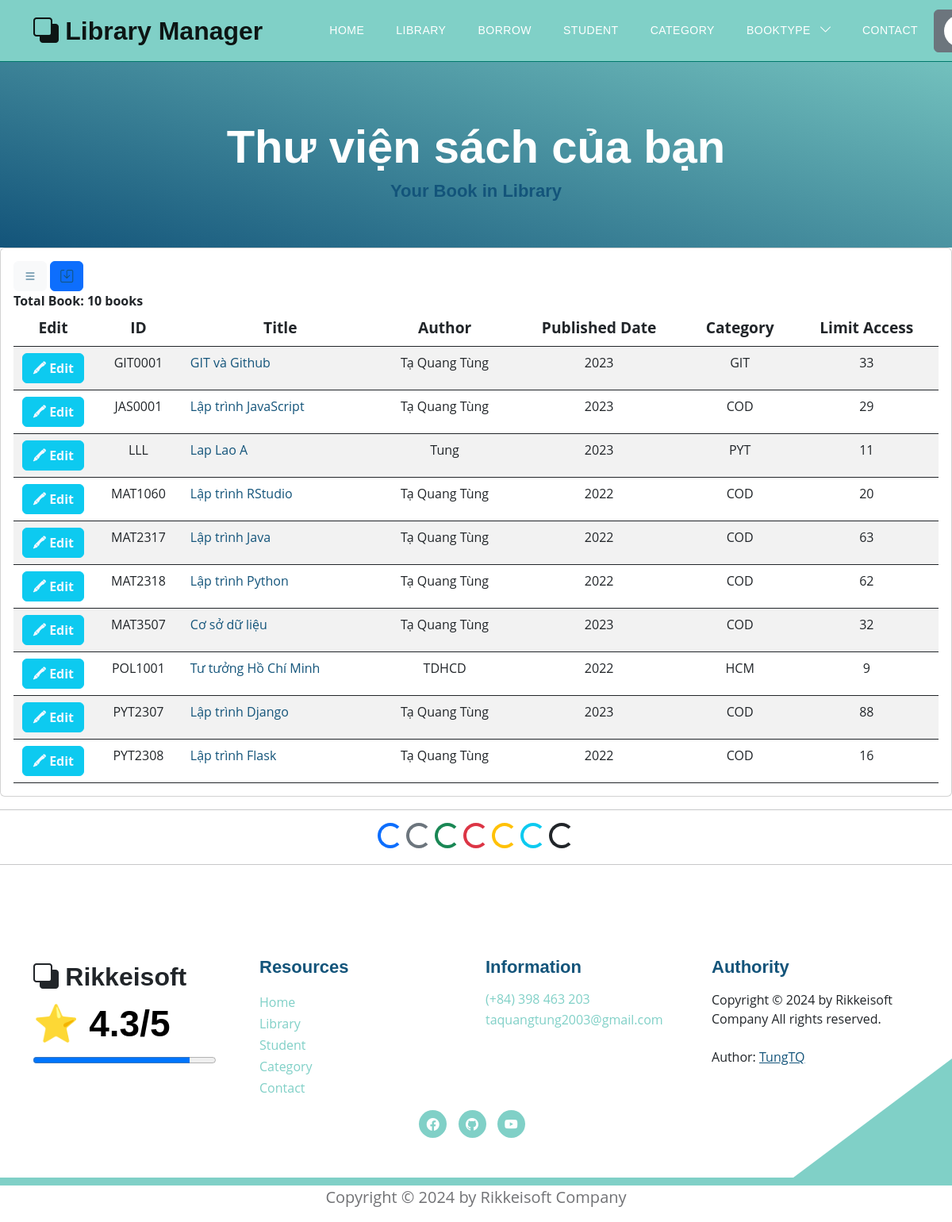
Page /books/all_my_books (signed in) on the committed database.
### models.py (models this page shows, shortened)
class Book(Base):
    __tablename__ = 'books'
    username_id = Column(String(30), ForeignKey('users.username'), nullable=False)
    id_book = Column(String(30), primary_key=True, unique=True, index=True)         # Số thứ tự sách
    title = Column(String(100), index=True)      # Tiêu đề sách
    author = Column(String(100), index=True)     # Tác giả
    year = Column(Integer)                  # Năm xuất bản
    quantity_amount = Column(Integer, index=True, default=0)
    category_id = Column(String(10), ForeignKey('category.category_id'), nullable=False)
    insert_at = Column(DateTime, index=True)
    insert_id = Column(String(30), index=True)
    update_at = Column(DateTime,index=True)
    update_id = Column(String(30), index=True)
    delete_at = Column(DateTime,index=True)
    delete_id = Column(String(30), index=True)
    delete_flag = Column(Integer, index=True)
    image_book = Column(String(100), index=True, nullable=True)         # Đường dẫn tới ảnh của sách
    pdf_book = Column(String(100), index=True, nullable=True)           # Đường dẫn tới file PDF của sách
    user = relationship("User", back_populates="books")
    category = relationship("Category", back_populates="category_books")
    borrows = relationship("BorrowBook", back_populates="book_borrow")
    borrowfinal = relationship("BorrowBookFinal", back_populates="book_borrow_final")
    comments = relationship("CommentBook", back_populates="book")

class Category(Base):
    __tablename__ = 'category'
    category_id = Column(String(10), primary_key=True, index=True)
    category_name = Column(String(50), index=True)
    insert_at = Column(DateTime, index=True)
    insert_id = Column(String(30), index=True)
    update_at = Column(DateTime,index=True)
    update_id = Column(String(30), index=True)
    delete_at = Column(DateTime,index=True)
    delete_id = Column(String(30), index=True)
    delete_flag = Column(Integer, index=True)
    category_books = relationship("Book", back_populates="category")

### routers/borrow.py (the view)
@router.get('/books/all_my_books', response_class=HTMLResponse)
async def show_all_my_book(request: Request, token: str = Cookie(None), db: Session = Depends(models.get_db)):
    mean_star = function.get_mean_star(db)
    all_category2 = db.query(models.Category).filter(models.Category.delete_flag != 1).all()
    if token:
        decodeJSON = jwt.decode(token, "secret", algorithms=["HS256"])
        username = decodeJSON["username"]
        user = function.get_user(db, username)
        my_book = db.query(models.Book).filter(models.Book.insert_id == username,
                                               models.Book.delete_flag == 0).order_by(models.Book.id_book).all()
        total_my_book = len(my_book)
        return templates.TemplateResponse("books/bookme.html", {"request": request,
                                                                 "user": user,
                                                                 "my_book": my_book,
                                                                 "total_my_book": total_my_book,
                                                                 "mean_star": mean_star,
                                                                 "all_category2": all_category2})
    else:
        return templates.TemplateResponse("errors/error_template.html", {"request": request,
                                                                  "mean_star": mean_star,
                                                                  "error": "Page Not Found"})

### templates/books/bookme.html (shortened to what this page needs)
{% extends "base.html" %}
{% block content %}
<section class="hero-section d-flex justify-content-center align-items-center" id="section_1"
    style="padding-bottom: 50px;">
    <div class="container">
        <div class="row">
            <div class="col-lg-8 col-12 mx-auto">
                <h1 class="text-white text-center"> Thư viện sách của bạn </h1>
                <h6 class="text-center"> Your Book in Library </h6>
            </div>
        </div>
    </div>
</section>
<div class="card card-table comman-shadow">
    <div class="card-body">
        <div class="table-responsive">
            <div id="DataTables_Table_0_wrapper" class="dataTables_wrapper no-footer">
                <div class="row">
                    <div class="container">
                        <div class="button-container">
                            <button class="btn btn-light button">
                                <a href="/books/all_borrowed_book">
                                    <i class="bi bi-list"></i>
                                </a>
                            </button>
                            <button class="btn btn-primary button">
                                <a href="/books/all_my_books">
                                    <i class="bi bi-save"></i>
                                </a>
                            </button>
                        </div>
                    </div>
                    <div class="col-md-6">
                        <div class="dataTables_length" id="DataTables_Table_0_length">
                            <label> <b> Total Book: {{total_my_book}} books </b>
                            </label>
                        </div>
                    </div>
                </div>
                <table
                    class="table border-0 star-student table-hover table-center mb-0 datatable table-striped dataTable no-footer"
                    id="DataTables_Table_0" aria-describedby="DataTables_Table_0_info">
                    <thead class="student-thread">
                        <tr style="text-align: center; font-size:larger;">
                            <th style="width: 100px;">Edit</th>
                            <th rowspan="1" colspan="1"
                                aria-label="ID: activate to sort column ascending">ID</th>
                            <th rowspan="1" colspan="1"
                                aria-label="Title: activate to sort column ascending">Title</th>
                            <th rowspan="1" colspan="1"
                                aria-label="Author: activate to sort column ascending">Author</th>
                            <th rowspan="1" colspan="1"
                                aria-label="Published Date: activate to sort column ascending">Published Date</th>
                            <th rowspan="1" colspan="1"
                                aria-label="Category: activate to sort column ascending">Category</th>
                            <th rowspan="1" colspan="1"
                                aria-label="Action: activate to sort column ascending">Limit Access</th>
                        </tr>
                    </thead>
                    <tbody>
                        <form action="">
                            {% for book in my_book %}
                                <tr class="{% if loop.index is even %} even {% else %}odd{% endif %}">
                                    {% if request.cookies.get('token') %}
                                    <td style="text-align: center;">
                                        <button type="button" class="btn btn-info">
                                            <a href="/books/edit_book?id={{ book.id_book }}" style="color: aliceblue;"> <b>🖍 Edit</b> </a>
                                        </button>
                                    </td>
                                    {% endif %}
                                    <td style="text-align: center;">{{ book.id_book }}</td>
                                    <td> <a href="/books/detail_book?choice_book={{book.id_book}}">{{ book.title }}</a></td>
                                    <td style="text-align: center;">{{ book.author }}</td>
                                    <td style="text-align: center;">{{ book.year }}</td>
                                    <td style="text-align: center;">{{ book.category }}</td>
                                    <td style="text-align: center;">{{ book.quantity_amount }}</td>
                                </tr>
                            {% endfor %}
                        </form>
                    </tbody>
                </table>
            </div>
        </div>
    </div>
</div>
<hr>
<div style="text-align: center;">
    <div class="spinner-border text-primary" role="status">
    </div>
    <div class="spinner-border text-secondary" role="status">
    </div>
    <div class="spinner-border text-success" role="status">
    </div>
    <div class="spinner-border text-danger" role="status">
    </div>
    <div class="spinner-border text-warning" role="status">
    </div>
    <div class="spinner-border text-info" role="status">
    </div>
    <div class="spinner-border text-dark" role="status">
    </div>
</div>
<hr>
{% endblock content %}

### static/css/templatemo-topic-listing.css (style rules this page uses)
:root { --white-color: #ffffff; --primary-color: #13547a; --secondary-color: #80d0c7; --section-bg-color: #f0f8ff; --custom-btn-bg-color: #80d0c7; --custom-btn-bg-hover-color: #13547a; --dark-color: #000000; --p-color: #717275; --border-color: #7fffd4; --link-hover-color: #13547a; --body-font-family: 'Open Sans', sans-serif; --title-font-family: 'Montserrat', sans-serif; --h1-font-size: 58px; --h2-font-size: 46px; --h3-font-size: 32px; --h4-font-size: 28px; --h5-font-size: 24px; --h6-font-size: 22px; --p-font-size: 20px; --menu-font-size: 14px; --btn-font-size: 18px; --copyright-font-size: 16px; --border-radius-large: 100px; --border-radius-medium: 20px; --border-radius-small: 10px; --font-weight-normal: 400; --font-weight-medium: 500; --font-weight-semibold: 600; --font-weight-bold: 700; }
body { background-color: var(--white-color); font-family: var(--body-font-family); }
h2, h3, h4, h5, h6 { color: var(--dark-color); }
h1, h2, h3, h4, h5, h6 { font-family: var(--title-font-family); font-weight: var(--font-weight-semibold); }
h1 { font-size: var(--h1-font-size); font-weight: var(--font-weight-bold); }
h6 { color: var(--primary-color); font-size: var(--h6-font-size); }
a, button { touch-action: manipulation; transition: all 0.3s; }
a { display: inline-block; color: var(--primary-color); text-decoration: none; }
b, strong { font-weight: var(--font-weight-bold); }
.hero-section { background-image: linear-gradient(15deg, #13547a 0%, #80d0c7 100%); position: relative; overflow: hidden; padding-top: 150px; padding-bottom: 150px; }

### rows in the picture
Book: id_book "GIT0001", title "GIT và Github", author "Tạ Quang Tùng", year "2023", category "GIT", quantity_amount "33"
Book: id_book "JAS0001", title "Lập trình JavaScript", author "Tạ Quang Tùng", year "2023", category "COD", quantity_amount "29"
Book: id_book "LLL", title "Lap Lao A", author "Tung", year "2023", category "PYT", quantity_amount "11"
Book: id_book "MAT1060", title "Lập trình RStudio", author "Tạ Quang Tùng", year "2022", category "COD", quantity_amount "20"
Book: id_book "MAT2317", title "Lập trình Java", author "Tạ Quang Tùng", year "2022", category "COD", quantity_amount "63"
Book: id_book "MAT2318", title "Lập trình Python", author "Tạ Quang Tùng", year "2022", category "COD", quantity_amount "62"
Book: id_book "MAT3507", title "Cơ sở dữ liệu", author "Tạ Quang Tùng", year "2023", category "COD", quantity_amount "32"
Book: id_book "POL1001", title "Tư tưởng Hồ Chí Minh", author "TDHCD", year "2022", category "HCM", quantity_amount "9"
Book: id_book "PYT2307", title "Lập trình Django", author "Tạ Quang Tùng", year "2023", category "COD", quantity_amount "88"
Book: id_book "PYT2308", title "Lập trình Flask", author "Tạ Quang Tùng", year "2022", category "COD", quantity_amount "16"

### other values in the picture
{{ total_my_book }} "10"
{{ mean_star }} "4.3"
